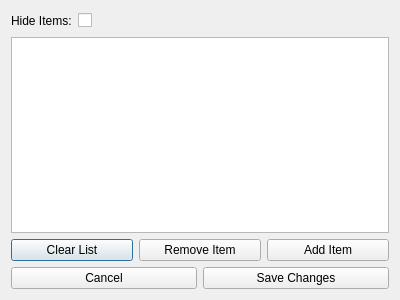
<?xml version="1.0" encoding="UTF-8"?>
<ui version="4.0">
 <class>HiddenItemsList</class>
 <widget class="QDialog" name="HiddenItemsList">
  <property name="windowModality">
   <enum>Qt::ApplicationModal</enum>
  </property>
  <property name="geometry">
   <rect>
    <x>0</x>
    <y>0</y>
    <width>400</width>
    <height>300</height>
   </rect>
  </property>
  <property name="minimumSize">
   <size>
    <width>400</width>
    <height>300</height>
   </size>
  </property>
  <property name="maximumSize">
   <size>
    <width>400</width>
    <height>300</height>
   </size>
  </property>
  <property name="windowTitle">
   <string>Dialog</string>
  </property>
  <layout class="QVBoxLayout" name="verticalLayout">
   <item>
    <layout class="QHBoxLayout" name="horizontalLayout">
     <item>
      <widget class="QLabel" name="label_HideItems">
       <property name="text">
        <string>Hide Items:</string>
       </property>
      </widget>
     </item>
     <item>
      <widget class="QCheckBox" name="checkBox_HideItems">
       <property name="text">
        <string/>
       </property>
      </widget>
     </item>
     <item>
      <spacer name="horizontalSpacer">
       <property name="orientation">
        <enum>Qt::Horizontal</enum>
       </property>
       <property name="sizeHint" stdset="0">
        <size>
         <width>40</width>
         <height>20</height>
        </size>
       </property>
      </spacer>
     </item>
    </layout>
   </item>
   <item>
    <widget class="QListWidget" name="listWidget_ItemsList"/>
   </item>
   <item>
    <layout class="QHBoxLayout" name="horizontalLayout_2">
     <item>
      <widget class="QPushButton" name="pushButton_ClearList">
       <property name="text">
        <string>Clear List</string>
       </property>
      </widget>
     </item>
     <item>
      <widget class="QPushButton" name="pushButton_RemoveItem">
       <property name="text">
        <string>Remove Item</string>
       </property>
      </widget>
     </item>
     <item>
      <widget class="QPushButton" name="pushButton_AddItem">
       <property name="text">
        <string>Add Item</string>
       </property>
      </widget>
     </item>
    </layout>
   </item>
   <item>
    <layout class="QHBoxLayout" name="horizontalLayout_3">
     <item>
      <widget class="QPushButton" name="pushButton_Cancel">
       <property name="text">
        <string>Cancel</string>
       </property>
      </widget>
     </item>
     <item>
      <widget class="QPushButton" name="pushButton_SaveChanges">
       <property name="text">
        <string>Save Changes</string>
       </property>
      </widget>
     </item>
    </layout>
   </item>
  </layout>
 </widget>
 <resources/>
 <connections/>
</ui>
